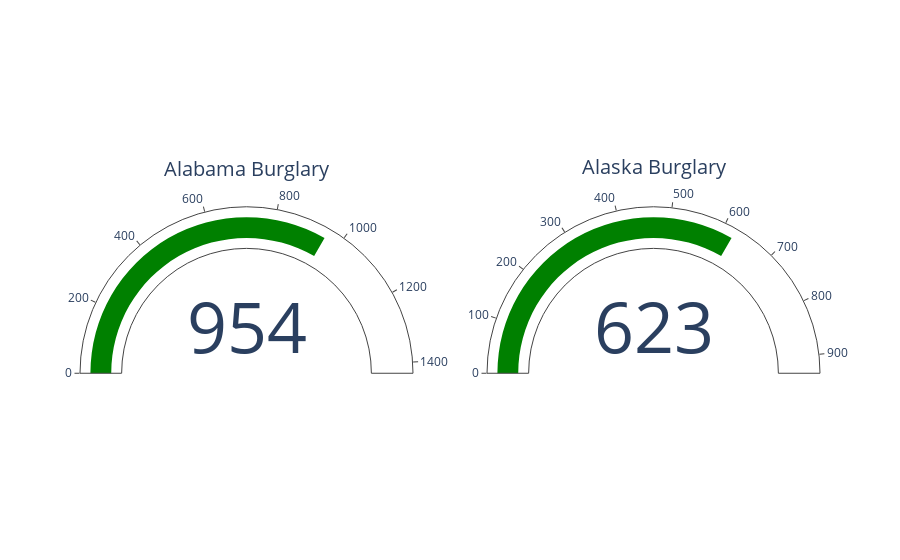

Notebook source saved alongside this figure:
### Code cell
import plotly.graph_objs as go
from plotly.subplots import make_subplots

trace1 = go.Indicator(mode="gauge+number",    value=cr.iloc[1]['burglary'],    domain={'row' : 1, 'column' : 1}, title={'text': "Alabama Burglary"})
trace2 = go.Indicator(mode="gauge+number",    value=cr.iloc[2]['burglary'],    domain={'row' : 1, 'column' : 2}, title={'text': "Alaska Burglary"})

fig = make_subplots(
    rows=1,
    cols=2,
    specs=[[{'type' : 'indicator'}, {'type' : 'indicator'}]],
    )

fig.append_trace(trace1, row=1, col=1)
fig.append_trace(trace2, row=1, col=2)

fig.show()

### Figure 1 — Plotly figure (JSON) as saved in the notebook; plotly's stock layout.template omitted (floating-point values rounded to 4 significant figures)
{"data": [{"domain": {"column": 1, "row": 1, "x": [0, 0.45], "y": [0, 1]}, "mode": "gauge+number", "title": {"text": "Alabama Burglary"}, "type": "indicator", "value": 953.8}, {"domain": {"column": 2, "row": 1, "x": [0.55, 1], "y": [0, 1]}, "mode": "gauge+number", "title": {"text": "Alaska Burglary"}, "type": "indicator", "value": 622.5}], "layout": {}}
